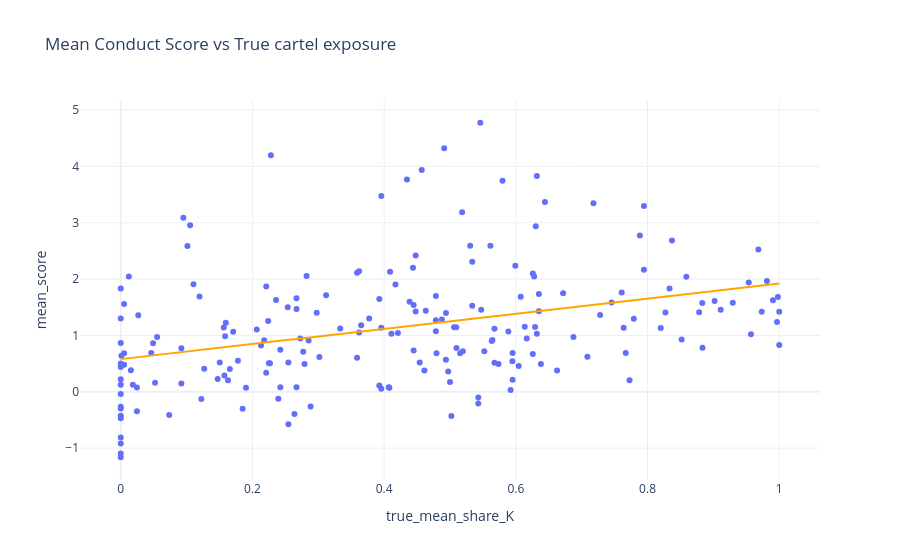

The notebook cell saved with this chart:
### Code cell
fig = px.scatter(
    market_eval,
    x="true_mean_share_K",
    y="mean_score",
    hover_data=["market_id"],
    trendline="ols",
    trendline_color_override="orange", 
    title="Mean Conduct Score vs True cartel exposure",
    template="plotly_white"
)
fig.show()

### Figure 1 — Plotly figure (JSON) as saved in the notebook; plotly's stock layout.template omitted (floating-point values rounded to 4 significant figures; data arrays with more than 128 entries replaced by an {"elided": "..."} marker saying what was removed)
{"data": [{"customdata": {"elided": "200x1 int values"}, "hovertemplate": "true_mean_share_K=%{x}<br>mean_score=%{y}<br>market_id=%{customdata[0]}<extra></extra>", "legendgroup": "", "marker": {"color": "#636efa", "symbol": "circle"}, "mode": "markers", "name": "", "orientation": "v", "showlegend": false, "type": "scatter", "x": {"elided": "200 float values"}, "xaxis": "x", "y": {"elided": "200 float values"}, "yaxis": "y"}, {"hovertemplate": "<b>OLS trendline</b><br>mean_score = 1.34342 * true_mean_share_K + 0.579135<br>R<sup>2</sup>=0.131395<br><br>true_mean_share_K=%{x}<br>mean_score=%{y} <b>(trend)</b><extra></extra>", "legendgroup": "", "line": {"color": "orange"}, "marker": {"color": "#636efa", "symbol": "circle"}, "mode": "lines", "name": "", "showlegend": false, "type": "scatter", "x": {"elided": "200 float values"}, "xaxis": "x", "y": {"elided": "200 float values"}, "yaxis": "y"}], "layout": {"legend": {"tracegroupgap": 0}, "title": {"text": "Mean Conduct Score vs True cartel exposure"}, "xaxis": {"anchor": "y", "domain": [0, 1], "title": {"text": "true_mean_share_K"}}, "yaxis": {"anchor": "x", "domain": [0, 1], "title": {"text": "mean_score"}}}}
